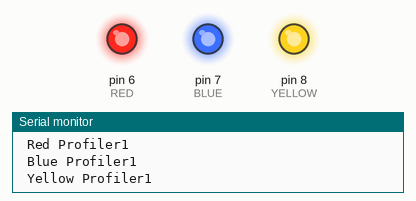
Bench run of a sketch on a simulated Arduino Uno, built with avr-gcc and run on an emulated ATmega328P. Parts: output pins drawn as LEDs (lit = HIGH), the last lines printed to the serial monitor.

Above: at 0.15 s.
At 39.5 s:
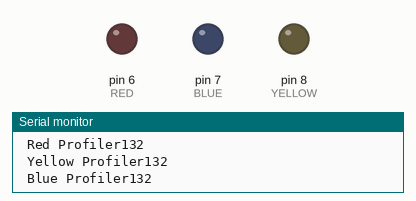
Timing chart, 0 to 40.0 s (numbered marks = the images above):
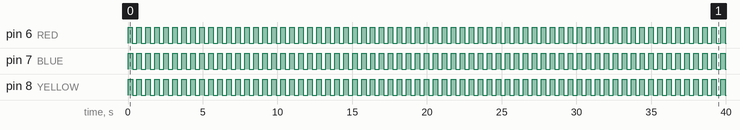

Measured:
- by itself, pin 6 (RED), pin 7 (BLUE), pin 8 (YELLOW): alternates HIGH for 0.30 s and LOW for 0.30 s

The sketch:

TaskProfiler.ino
```cpp
  /* Here I am going to Write the Programs on the FreeRTOS */
#include<Arduino_FreeRTOS.h>


#define RED 6
#define BLUE 7
#define YELLOW 8

typedef int TaskProfiler;

TaskProfiler redprofiler;
TaskProfiler blueprofiler;
TaskProfiler yellowprofiler;


void setup() {
  Serial.begin(9600);

/*

1) Function
2) Function name
3) Stack Size
4) Parameters for the Task
5) Prority
6) Task Handle

*/

  xTaskCreate(redledcontrol,"Red Led Task",128,NULL,1,NULL);
  xTaskCreate(blueledcontrol,"blue Led Task",128,NULL,1,NULL);
  xTaskCreate(yellowledcontrol,"yellow Led Task",128,NULL,1,NULL);

}

void redledcontrol(void *pvParameters){

  pinMode(RED,OUTPUT);

  while(1){
    digitalWrite(RED,digitalRead(RED)^1);
    // This is our Yellow Profiler
    redprofiler++;
    Serial.print(" Red Profiler");
    Serial.println(redprofiler);
    delay(300);

}
}


void blueledcontrol(void *pvParameters){
  pinMode(BLUE,OUTPUT);

  while(1){

  digitalWrite(BLUE,digitalRead(BLUE)^1);
  // This is our Yellow Profiler
  blueprofiler++;
  Serial.print(" Blue Profiler");
  Serial.println(blueprofiler);
  delay(300);

  }

}


void yellowledcontrol(void *pvParameters){

    pinMode(YELLOW,OUTPUT);

  while(1){
  digitalWrite(YELLOW,digitalRead(YELLOW)^1);
  // This is our Yellow Profiler
  yellowprofiler++;
    Serial.print(" Yellow Profiler");
    Serial.println(yellowprofiler);
    delay(300);


  }

}


void loop() {

  // digitalWrite(RED,HIGH);
  // digitalWrite(BLUE,HIGH);
  // digitalWrite(YELLOW,HIGH);

    // digitalWrite(RED,digitalRead(RED)^1);
    // digitalWrite(BLUE,digitalRead(RED)^1);
    // digitalWrite(YELLOW,digitalRead(RED)^1);
    // delay(50);
}
```
